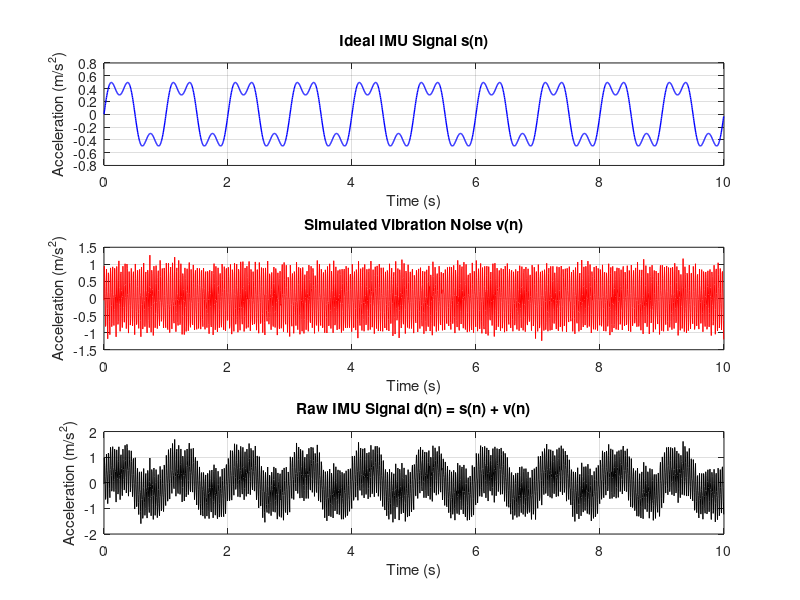

The MATLAB script that drew this image:

%% DAY 02 - SIMULATED IMU SIGNAL
% Project: Adaptive LMS/RLS vibration noise reduction
% Data type: SIMULATION ONLY

clear;
clc;
close all;

%% STEP 1: Sampling parameters
Fs = 200;           % Sampling frequency (Hz)
T = 10;             % Signal duration (seconds)
t = (0:1/Fs:T-1/Fs)';
N = length(t);      % Number of samples

fprintf('Sampling frequency: %d Hz\n', Fs);
fprintf('Duration: %.1f seconds\n', T);
fprintf('Number of samples: %d\n', N);
fprintf('Nyquist frequency: %.1f Hz\n', Fs/2);

%% STEP 2: Ideal IMU signal
% Simulated acceleration along X axis (m/s^2)
s = 0.5*sin(2*pi*1*t) ...
  + 0.2*sin(2*pi*3*t);

%% STEP 3: Motor vibration noise
% Example motor vibration at 30 Hz and 60 Hz
rng(10);  % Reproducible simulation

v_motor = 0.8*sin(2*pi*30*t) ...
        + 0.3*sin(2*pi*60*t);

% Additional random sensor noise
v_random = 0.1*randn(N,1);

% Total disturbance
v = v_motor + v_random;

%% STEP 4: Raw IMU measurement
d = s + v;

%% STEP 5: Display basic statistics
fprintf('\n--- SIGNAL STATISTICS ---\n');
fprintf('Ideal signal RMS: %.4f m/s^2\n', rms(s));
fprintf('Noise RMS: %.4f m/s^2\n', rms(v));
fprintf('Raw signal RMS: %.4f m/s^2\n', rms(d));

%% STEP 6: Plot time-domain signals
figure('Name','Day 02 - IMU Simulation', ...
       'Color','w');

subplot(3,1,1);
plot(t,s,'b','LineWidth',1);
grid on;
title('Ideal IMU Signal s(n)');
xlabel('Time (s)');
ylabel('Acceleration (m/s^2)');

subplot(3,1,2);
plot(t,v,'r');
grid on;
title('Simulated Vibration Noise v(n)');
xlabel('Time (s)');
ylabel('Acceleration (m/s^2)');

subplot(3,1,3);
plot(t,d,'k');
grid on;
title('Raw IMU Signal d(n) = s(n) + v(n)');
xlabel('Time (s)');
ylabel('Acceleration (m/s^2)');

%% STEP 7: Save simulation data
% Save to results/simulation, outside the code directory
codeFolder = fileparts(mfilename('fullpath'));
projectFolder = fileparts(fileparts(codeFolder));
resultFolder = fullfile(projectFolder,'results', 'simulation');

if ~exist(resultFolder,'dir')
    mkdir(resultFolder);
end

save(fullfile(resultFolder,'day02_imu_data.mat'), ...
     'Fs','T','t','N','s','v','v_motor', ...
     'v_random','d');

saveas(gcf,fullfile(resultFolder, ...
       'day02_time_domain.png'));

fprintf('\nSimulation data saved successfully.\n');
